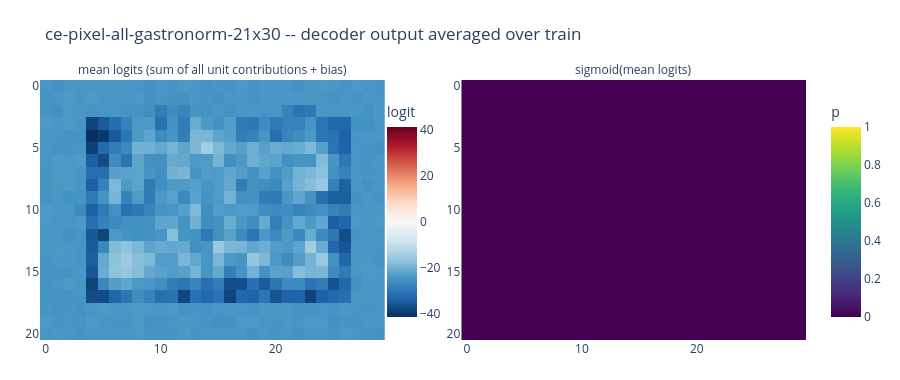

The code cell stored with this chart in its notebook:
### Markdown cell above
## Sanity check: the contributions sum to the model's mean prediction

`sum_k mean(a_k) * W[k] + b` is exactly the mean logit map over the split, so summing every unit's
contribution (not just the top 30) and adding the bias must reproduce it. Shown as the mean
predicted mask alongside -- what all of the above adds up to.

### Code cell
if RUN_ACTIVATIONS:
    mean_logits = (contrib.sum(0) + b).reshape(OUT_H, OUT_W)
    fig = make_subplots(rows=1, cols=2, subplot_titles=('mean logits (sum of all unit contributions + bias)',
                                                        'sigmoid(mean logits)'))
    lmax = float(np.abs(mean_logits).max())
    fig.add_trace(go.Heatmap(z=mean_logits, zmid=0, zmin=-lmax, zmax=lmax, colorscale='RdBu',
                             reversescale=True, colorbar=dict(title='logit', len=0.9, x=0.44)), row=1, col=1)
    fig.add_trace(go.Heatmap(z=1 / (1 + np.exp(-mean_logits)), zmin=0, zmax=1, colorscale='Viridis',
                             colorbar=dict(title='p', len=0.9, x=1.02)), row=1, col=2)
    fig.update_yaxes(autorange='reversed')
    fig.update_layout(height=380, title=f'{RUN_NAME} -- decoder output averaged over {ACT_SPLIT}',
                      margin=dict(l=40, r=20, t=80, b=40))
    fig.update_annotations(font_size=12)
    fig.show()

### Figure 1 — Plotly figure (JSON) as saved in the notebook; plotly's stock layout.template omitted (floating-point values rounded to 4 significant figures; data arrays with more than 128 entries replaced by an {"elided": "..."} marker saying what was removed)
{"data": [{"colorbar": {"len": 0.9, "title": {"text": "logit"}, "x": 0.44}, "colorscale": [[0.0, "rgb(103,0,31)"], [0.1, "rgb(178,24,43)"], [0.2, "rgb(214,96,77)"], [0.3, "rgb(244,165,130)"], [0.4, "rgb(253,219,199)"], [0.5, "rgb(247,247,247)"], [0.6, "rgb(209,229,240)"], [0.7, "rgb(146,197,222)"], [0.8, "rgb(67,147,195)"], [0.9, "rgb(33,102,172)"], [1.0, "rgb(5,48,97)"]], "reversescale": true, "type": "heatmap", "xaxis": "x", "yaxis": "y", "z": {"elided": "21x30 float values"}, "zmax": 41.37, "zmid": 0, "zmin": -41.37}, {"colorbar": {"len": 0.9, "title": {"text": "p"}, "x": 1.02}, "colorscale": [[0.0, "#440154"], [0.1111, "#482878"], [0.2222, "#3e4989"], [0.3333, "#31688e"], [0.4444, "#26828e"], [0.5556, "#1f9e89"], [0.6667, "#35b779"], [0.7778, "#6ece58"], [0.8889, "#b5de2b"], [1.0, "#fde725"]], "type": "heatmap", "xaxis": "x2", "yaxis": "y2", "z": {"elided": "21x30 float values"}, "zmax": 1, "zmin": 0}], "layout": {"annotations": [{"font": {"size": 12}, "showarrow": false, "text": "mean logits (sum of all unit contributions + bias)", "x": 0.225, "xanchor": "center", "xref": "paper", "y": 1.0, "yanchor": "bottom", "yref": "paper"}, {"font": {"size": 12}, "showarrow": false, "text": "sigmoid(mean logits)", "x": 0.775, "xanchor": "center", "xref": "paper", "y": 1.0, "yanchor": "bottom", "yref": "paper"}], "height": 380, "margin": {"b": 40, "l": 40, "r": 20, "t": 80}, "title": {"text": "ce-pixel-all-gastronorm-21x30 -- decoder output averaged over train"}, "xaxis": {"anchor": "y", "domain": [0.0, 0.45]}, "xaxis2": {"anchor": "y2", "domain": [0.55, 1.0]}, "yaxis": {"anchor": "x", "autorange": "reversed", "domain": [0.0, 1.0]}, "yaxis2": {"anchor": "x2", "autorange": "reversed", "domain": [0.0, 1.0]}}}
